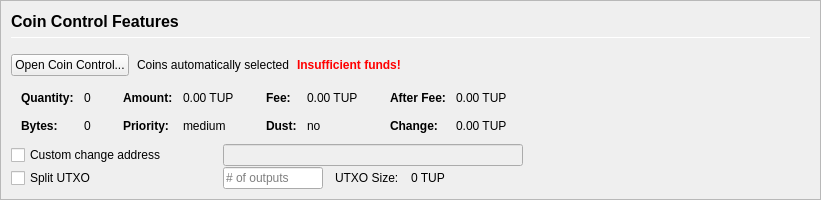
         <widget class="QFrame" name="frameCoinControl">
          <property name="sizePolicy">
           <sizepolicy hsizetype="Expanding" vsizetype="Expanding">
            <horstretch>0</horstretch>
            <verstretch>0</verstretch>
           </sizepolicy>
          </property>
          <property name="maximumSize">
           <size>
            <width>16777215</width>
            <height>16777215</height>
           </size>
          </property>
          <property name="frameShape">
           <enum>QFrame::StyledPanel</enum>
          </property>
          <property name="frameShadow">
           <enum>QFrame::Sunken</enum>
          </property>
          <layout class="QVBoxLayout" name="verticalLayoutCoinControl2">
           <property name="spacing">
            <number>0</number>
           </property>
           <property name="leftMargin">
            <number>0</number>
           </property>
           <property name="topMargin">
            <number>0</number>
           </property>
           <property name="rightMargin">
            <number>0</number>
           </property>
           <property name="bottomMargin">
            <number>0</number>
           </property>
           <item>
            <widget class="QFrame" name="frameCoinControl_BG">
             <layout class="QVBoxLayout" name="verticalLayoutCoinControl" stretch="0,0,0,0,0,0">
              <property name="spacing">
               <number>1</number>
              </property>
              <property name="leftMargin">
               <number>10</number>
              </property>
              <property name="topMargin">
               <number>10</number>
              </property>
              <item>
               <layout class="QHBoxLayout" name="horizontalLayoutCoinControl1">
                <property name="bottomMargin">
                 <number>15</number>
                </property>
                <item>
                 <layout class="QVBoxLayout" name="verticalLayout_3">
                  <property name="spacing">
                   <number>6</number>
                  </property>
                  <item>
                   <widget class="QLabel" name="labelCoinControlFeatures">
                    <property name="sizePolicy">
                     <sizepolicy hsizetype="Preferred" vsizetype="Maximum">
                      <horstretch>0</horstretch>
                      <verstretch>0</verstretch>
                     </sizepolicy>
                    </property>
                    <property name="minimumSize">
                     <size>
                      <width>0</width>
                      <height>20</height>
                     </size>
                    </property>
                    <property name="font">
                     <font>
                      <pointsize>12</pointsize>
                      <weight>75</weight>
                      <bold>true</bold>
                     </font>
                    </property>
                    <property name="styleSheet">
                     <string notr="true">font-weight:bold;</string>
                    </property>
                    <property name="text">
                     <string>Coin Control Features</string>
                    </property>
                   </widget>
                  </item>
                  <item>
                   <widget class="Line" name="line">
                    <property name="minimumSize">
                     <size>
                      <width>0</width>
                      <height>1</height>
                     </size>
                    </property>
                    <property name="maximumSize">
                     <size>
                      <width>16777215</width>
                      <height>1</height>
                     </size>
                    </property>
                    <property name="orientation">
                     <enum>Qt::Horizontal</enum>
                    </property>
                   </widget>
                  </item>
                 </layout>
                </item>
               </layout>
              </item>
              <item>
               <layout class="QHBoxLayout" name="horizontalLayoutCoinControl2" stretch="0,0,0,0">
                <property name="spacing">
                 <number>8</number>
                </property>
                <property name="bottomMargin">
                 <number>10</number>
                </property>
                <item>
                 <widget class="QPushButton" name="pushButtonCoinControl">
                  <property name="styleSheet">
                   <string notr="true"/>
                  </property>
                  <property name="text">
                   <string>Open Coin Control...</string>
                  </property>
                  <property name="autoDefault">
                   <bool>false</bool>
                  </property>
                 </widget>
                </item>
                <item>
                 <widget class="QLabel" name="labelCoinControlAutomaticallySelected">
                  <property name="text">
                   <string>Coins automatically selected</string>
                  </property>
                  <property name="margin">
                   <number>5</number>
                  </property>
                 </widget>
                </item>
                <item>
                 <widget class="QLabel" name="labelCoinControlInsuffFunds">
                  <property name="font">
                   <font>
                    <weight>75</weight>
                    <bold>true</bold>
                   </font>
                  </property>
                  <property name="styleSheet">
                   <string notr="true">color:red;font-weight:bold;</string>
                  </property>
                  <property name="text">
                   <string>Insufficient funds!</string>
                  </property>
                  <property name="margin">
                   <number>5</number>
                  </property>
                 </widget>
                </item>
                <item>
                 <spacer name="horizontalSpacerCoinControl">
                  <property name="orientation">
                   <enum>Qt::Horizontal</enum>
                  </property>
                  <property name="sizeHint" stdset="0">
                   <size>
                    <width>40</width>
                    <height>1</height>
                   </size>
                  </property>
                 </spacer>
                </item>
               </layout>
              </item>
              <item>
               <widget class="QWidget" name="widgetCoinControl" native="true">
                <property name="sizePolicy">
                 <sizepolicy hsizetype="Preferred" vsizetype="Preferred">
                  <horstretch>0</horstretch>
                  <verstretch>0</verstretch>
                 </sizepolicy>
                </property>
                <property name="minimumSize">
                 <size>
                  <width>0</width>
                  <height>0</height>
                 </size>
                </property>
                <property name="styleSheet">
                 <string notr="true"/>
                </property>
                <layout class="QHBoxLayout" name="horizontalLayoutCoinControl5">
                 <property name="leftMargin">
                  <number>0</number>
                 </property>
                 <property name="topMargin">
                  <number>0</number>
                 </property>
                 <property name="rightMargin">
                  <number>0</number>
                 </property>
                 <property name="bottomMargin">
                  <number>0</number>
                 </property>
                 <item>
                  <layout class="QHBoxLayout" name="horizontalLayoutCoinControl3" stretch="0,0,0,1">
                   <property name="spacing">
                    <number>20</number>
                   </property>
                   <property name="topMargin">
                    <number>0</number>
                   </property>
                   <property name="bottomMargin">
                    <number>10</number>
                   </property>
                   <item>
                    <layout class="QFormLayout" name="formLayoutCoinControl1">
                     <property name="horizontalSpacing">
                      <number>10</number>
                     </property>
                     <property name="verticalSpacing">
                      <number>14</number>
                     </property>
                     <property name="leftMargin">
                      <number>10</number>
                     </property>
                     <property name="topMargin">
                      <number>4</number>
                     </property>
                     <property name="rightMargin">
                      <number>6</number>
                     </property>
                     <item row="0" column="0">
                      <widget class="QLabel" name="labelCoinControlQuantityText">
                       <property name="font">
                        <font>
                         <weight>75</weight>
                         <bold>true</bold>
                        </font>
                       </property>
                       <property name="text">
                        <string>Quantity:</string>
                       </property>
                       <property name="margin">
                        <number>0</number>
                       </property>
                      </widget>
                     </item>
                     <item row="0" column="1">
                      <widget class="QLabel" name="labelCoinControlQuantity">
                       <property name="cursor">
                        <cursorShape>IBeamCursor</cursorShape>
                       </property>
                       <property name="contextMenuPolicy">
                        <enum>Qt::ActionsContextMenu</enum>
                       </property>
                       <property name="text">
                        <string notr="true">0</string>
                       </property>
                       <property name="margin">
                        <number>0</number>
                       </property>
                       <property name="textInteractionFlags">
                        <set>Qt::LinksAccessibleByMouse|Qt::TextSelectableByKeyboard|Qt::TextSelectableByMouse</set>
                       </property>
                      </widget>
                     </item>
                     <item row="1" column="0">
                      <widget class="QLabel" name="labelCoinControlBytesText">
                       <property name="font">
                        <font>
                         <weight>75</weight>
                         <bold>true</bold>
                        </font>
                       </property>
                       <property name="text">
                        <string>Bytes:</string>
                       </property>
                      </widget>
                     </item>
                     <item row="1" column="1">
                      <widget class="QLabel" name="labelCoinControlBytes">
                       <property name="cursor">
                        <cursorShape>IBeamCursor</cursorShape>
                       </property>
                       <property name="contextMenuPolicy">
                        <enum>Qt::ActionsContextMenu</enum>
                       </property>
                       <property name="text">
                        <string notr="true">0</string>
                       </property>
                       <property name="textInteractionFlags">
                        <set>Qt::LinksAccessibleByMouse|Qt::TextSelectableByKeyboard|Qt::TextSelectableByMouse</set>
                       </property>
                      </widget>
                     </item>
                    </layout>
                   </item>
                   <item>
                    <layout class="QFormLayout" name="formLayoutCoinControl2">
                     <property name="horizontalSpacing">
                      <number>10</number>
                     </property>
                     <property name="verticalSpacing">
                      <number>14</number>
                     </property>
                     <property name="leftMargin">
                      <number>6</number>
                     </property>
                     <property name="topMargin">
                      <number>4</number>
                     </property>
                     <property name="rightMargin">
                      <number>6</number>
                     </property>
                     <item row="0" column="0">
                      <widget class="QLabel" name="labelCoinControlAmountText">
                       <property name="font">
                        <font>
                         <weight>75</weight>
                         <bold>true</bold>
                        </font>
                       </property>
                       <property name="text">
                        <string>Amount:</string>
                       </property>
                       <property name="margin">
                        <number>0</number>
                       </property>
                      </widget>
                     </item>
                     <item row="0" column="1">
                      <widget class="QLabel" name="labelCoinControlAmount">
                       <property name="cursor">
                        <cursorShape>IBeamCursor</cursorShape>
                       </property>
                       <property name="contextMenuPolicy">
                        <enum>Qt::ActionsContextMenu</enum>
                       </property>
                       <property name="text">
                        <string notr="true">0.00 TUP</string>
                       </property>
                       <property name="textInteractionFlags">
                        <set>Qt::LinksAccessibleByMouse|Qt::TextSelectableByKeyboard|Qt::TextSelectableByMouse</set>
                       </property>
                      </widget>
                     </item>
                     <item row="1" column="0">
                      <widget class="QLabel" name="labelCoinControlPriorityText">
                       <property name="font">
                        <font>
                         <weight>75</weight>
                         <bold>true</bold>
                        </font>
                       </property>
                       <property name="text">
                        <string>Priority:</string>
                       </property>
                      </widget>
                     </item>
                     <item row="1" column="1">
                      <widget class="QLabel" name="labelCoinControlPriority">
                       <property name="cursor">
                        <cursorShape>IBeamCursor</cursorShape>
                       </property>
                       <property name="contextMenuPolicy">
                        <enum>Qt::ActionsContextMenu</enum>
                       </property>
                       <property name="text">
                        <string>medium</string>
                       </property>
                       <property name="textInteractionFlags">
                        <set>Qt::LinksAccessibleByMouse|Qt::TextSelectableByKeyboard|Qt::TextSelectableByMouse</set>
                       </property>
                      </widget>
                     </item>
                    </layout>
                   </item>
                   <item>
                    <layout class="QFormLayout" name="formLayoutCoinControl3">
                     <property name="horizontalSpacing">
                      <number>10</number>
                     </property>
                     <property name="verticalSpacing">
                      <number>14</number>
                     </property>
                     <property name="leftMargin">
                      <number>6</number>
                     </property>
                     <property name="topMargin">
                      <number>4</number>
                     </property>
                     <property name="rightMargin">
                      <number>6</number>
                     </property>
                     <item row="0" column="0">
                      <widget class="QLabel" name="labelCoinControlFeeText">
                       <property name="font">
                        <font>
                         <weight>75</weight>
                         <bold>true</bold>
                        </font>
                       </property>
                       <property name="text">
                        <string>Fee:</string>
                       </property>
                       <property name="margin">
                        <number>0</number>
                       </property>
                      </widget>
                     </item>
                     <item row="0" column="1">
                      <widget class="QLabel" name="labelCoinControlFee">
                       <property name="cursor">
                        <cursorShape>IBeamCursor</cursorShape>
                       </property>
                       <property name="contextMenuPolicy">
                        <enum>Qt::ActionsContextMenu</enum>
                       </property>
                       <property name="text">
                        <string notr="true">0.00 TUP</string>
                       </property>
                       <property name="textInteractionFlags">
                        <set>Qt::LinksAccessibleByMouse|Qt::TextSelectableByKeyboard|Qt::TextSelectableByMouse</set>
                       </property>
                      </widget>
                     </item>
                     <item row="1" column="0">
                      <widget class="QLabel" name="labelCoinControlLowOutputText">
                       <property name="font">
                        <font>
                         <weight>75</weight>
                         <bold>true</bold>
                        </font>
                       </property>
                       <property name="text">
                        <string>Dust:</string>
                       </property>
                      </widget>
                     </item>
                     <item row="1" column="1">
                      <widget class="QLabel" name="labelCoinControlLowOutput">
                       <property name="cursor">
                        <cursorShape>IBeamCursor</cursorShape>
                       </property>
                       <property name="contextMenuPolicy">
                        <enum>Qt::ActionsContextMenu</enum>
                       </property>
                       <property name="text">
                        <string>no</string>
                       </property>
                       <property name="textInteractionFlags">
                        <set>Qt::LinksAccessibleByMouse|Qt::TextSelectableByKeyboard|Qt::TextSelectableByMouse</set>
                       </property>
                      </widget>
                     </item>
                    </layout>
                   </item>
                   <item>
                    <layout class="QFormLayout" name="formLayoutCoinControl4">
                     <property name="horizontalSpacing">
                      <number>10</number>
                     </property>
                     <property name="verticalSpacing">
                      <number>14</number>
                     </property>
                     <property name="leftMargin">
                      <number>6</number>
                     </property>
                     <property name="topMargin">
                      <number>4</number>
                     </property>
                     <property name="rightMargin">
                      <number>6</number>
                     </property>
                     <item row="0" column="0">
                      <widget class="QLabel" name="labelCoinControlAfterFeeText">
                       <property name="font">
                        <font>
                         <weight>75</weight>
                         <bold>true</bold>
                        </font>
                       </property>
                       <property name="text">
                        <string>After Fee:</string>
                       </property>
                       <property name="margin">
                        <number>0</number>
                       </property>
                      </widget>
                     </item>
                     <item row="0" column="1">
                      <widget class="QLabel" name="labelCoinControlAfterFee">
                       <property name="cursor">
                        <cursorShape>IBeamCursor</cursorShape>
                       </property>
                       <property name="contextMenuPolicy">
                        <enum>Qt::ActionsContextMenu</enum>
                       </property>
                       <property name="text">
                        <string notr="true">0.00 TUP</string>
                       </property>
                       <property name="textInteractionFlags">
                        <set>Qt::LinksAccessibleByMouse|Qt::TextSelectableByKeyboard|Qt::TextSelectableByMouse</set>
                       </property>
                      </widget>
                     </item>
                     <item row="1" column="0">
                      <widget class="QLabel" name="labelCoinControlChangeText">
                       <property name="font">
                        <font>
                         <weight>75</weight>
                         <bold>true</bold>
                        </font>
                       </property>
                       <property name="text">
                        <string>Change:</string>
                       </property>
                      </widget>
                     </item>
                     <item row="1" column="1">
                      <widget class="QLabel" name="labelCoinControlChange">
                       <property name="cursor">
                        <cursorShape>IBeamCursor</cursorShape>
                       </property>
                       <property name="contextMenuPolicy">
                        <enum>Qt::ActionsContextMenu</enum>
                       </property>
                       <property name="text">
                        <string notr="true">0.00 TUP</string>
                       </property>
                       <property name="textInteractionFlags">
                        <set>Qt::LinksAccessibleByMouse|Qt::TextSelectableByKeyboard|Qt::TextSelectableByMouse</set>
                       </property>
                      </widget>
                     </item>
                    </layout>
                   </item>
                  </layout>
                 </item>
                </layout>
               </widget>
              </item>
              <item>
               <layout class="QHBoxLayout" name="horizontalLayoutCoinControl4">
                <property name="spacing">
                 <number>12</number>
                </property>
                <property name="sizeConstraint">
                 <enum>QLayout::SetDefaultConstraint</enum>
                </property>
                <property name="topMargin">
                 <number>0</number>
                </property>
                <property name="rightMargin">
                 <number>0</number>
                </property>
                <item>
                 <widget class="QCheckBox" name="checkBoxCoinControlChange">
                  <property name="sizePolicy">
                   <sizepolicy hsizetype="Preferred" vsizetype="Preferred">
                    <horstretch>0</horstretch>
                    <verstretch>0</verstretch>
                   </sizepolicy>
                  </property>
                  <property name="minimumSize">
                   <size>
                    <width>200</width>
                    <height>0</height>
                   </size>
                  </property>
                  <property name="maximumSize">
                   <size>
                    <width>200</width>
                    <height>16777215</height>
                   </size>
                  </property>
                  <property name="toolTip">
                   <string>If this is activated, but the change address is empty or invalid, change will be sent to a newly generated address.</string>
                  </property>
                  <property name="text">
                   <string>Custom change address</string>
                  </property>
                 </widget>
                </item>
                <item>
                 <widget class="QValidatedLineEdit" name="lineEditCoinControlChange">
                  <property name="enabled">
                   <bool>false</bool>
                  </property>
                  <property name="sizePolicy">
                   <sizepolicy hsizetype="Preferred" vsizetype="Preferred">
                    <horstretch>0</horstretch>
                    <verstretch>0</verstretch>
                   </sizepolicy>
                  </property>
                  <property name="minimumSize">
                   <size>
                    <width>300</width>
                    <height>0</height>
                   </size>
                  </property>
                 </widget>
                </item>
                <item>
                 <widget class="QLabel" name="labelCoinControlChangeLabel">
                  <property name="sizePolicy">
                   <sizepolicy hsizetype="Preferred" vsizetype="Preferred">
                    <horstretch>0</horstretch>
                    <verstretch>0</verstretch>
                   </sizepolicy>
                  </property>
                  <property name="minimumSize">
                   <size>
                    <width>100</width>
                    <height>0</height>
                   </size>
                  </property>
                  <property name="text">
                   <string/>
                  </property>
                  <property name="margin">
                   <number>3</number>
                  </property>
                 </widget>
                </item>
               </layout>
              </item>
              <item>
               <layout class="QHBoxLayout" name="horizontalLayoutCoinControl6">
                <property name="spacing">
                 <number>12</number>
                </property>
                <property name="rightMargin">
                 <number>0</number>
                </property>
                <item>
                 <widget class="QCheckBox" name="splitBlockCheckBox">
                  <property name="sizePolicy">
                   <sizepolicy hsizetype="Preferred" vsizetype="Preferred">
                    <horstretch>0</horstretch>
                    <verstretch>0</verstretch>
                   </sizepolicy>
                  </property>
                  <property name="minimumSize">
                   <size>
                    <width>200</width>
                    <height>0</height>
                   </size>
                  </property>
                  <property name="maximumSize">
                   <size>
                    <width>200</width>
                    <height>16777215</height>
                   </size>
                  </property>
                  <property name="text">
                   <string>Split UTXO</string>
                  </property>
                 </widget>
                </item>
                <item>
                 <widget class="QLineEdit" name="splitBlockLineEdit">
                  <property name="sizePolicy">
                   <sizepolicy hsizetype="Preferred" vsizetype="Preferred">
                    <horstretch>50</horstretch>
                    <verstretch>0</verstretch>
                   </sizepolicy>
                  </property>
                  <property name="minimumSize">
                   <size>
                    <width>100</width>
                    <height>0</height>
                   </size>
                  </property>
                  <property name="maximumSize">
                   <size>
                    <width>100</width>
                    <height>16777215</height>
                   </size>
                  </property>
                  <property name="placeholderText">
                   <string># of outputs</string>
                  </property>
                 </widget>
                </item>
                <item>
                 <widget class="QLabel" name="labelBlockSizeText">
                  <property name="text">
                   <string>UTXO Size:</string>
                  </property>
                 </widget>
                </item>
                <item>
                 <widget class="QLabel" name="labelBlockSize">
                  <property name="text">
                   <string>0 TUP</string>
                  </property>
                 </widget>
                </item>
                <item>
                 <spacer name="horizontalSpacer_7">
                  <property name="orientation">
                   <enum>Qt::Horizontal</enum>
                  </property>
                  <property name="sizeHint" stdset="0">
                   <size>
                    <width>40</width>
                    <height>20</height>
                   </size>
                  </property>
                 </spacer>
                </item>
               </layout>
              </item>
              <item>
               <spacer name="verticalSpacerCoinControl">
                <property name="orientation">
                 <enum>Qt::Vertical</enum>
                </property>
                <property name="sizeHint" stdset="0">
                 <size>
                  <width>800</width>
                  <height>1</height>
                 </size>
                </property>
               </spacer>
              </item>
             </layout>
            </widget>
           </item>
          </layout>
         </widget>
